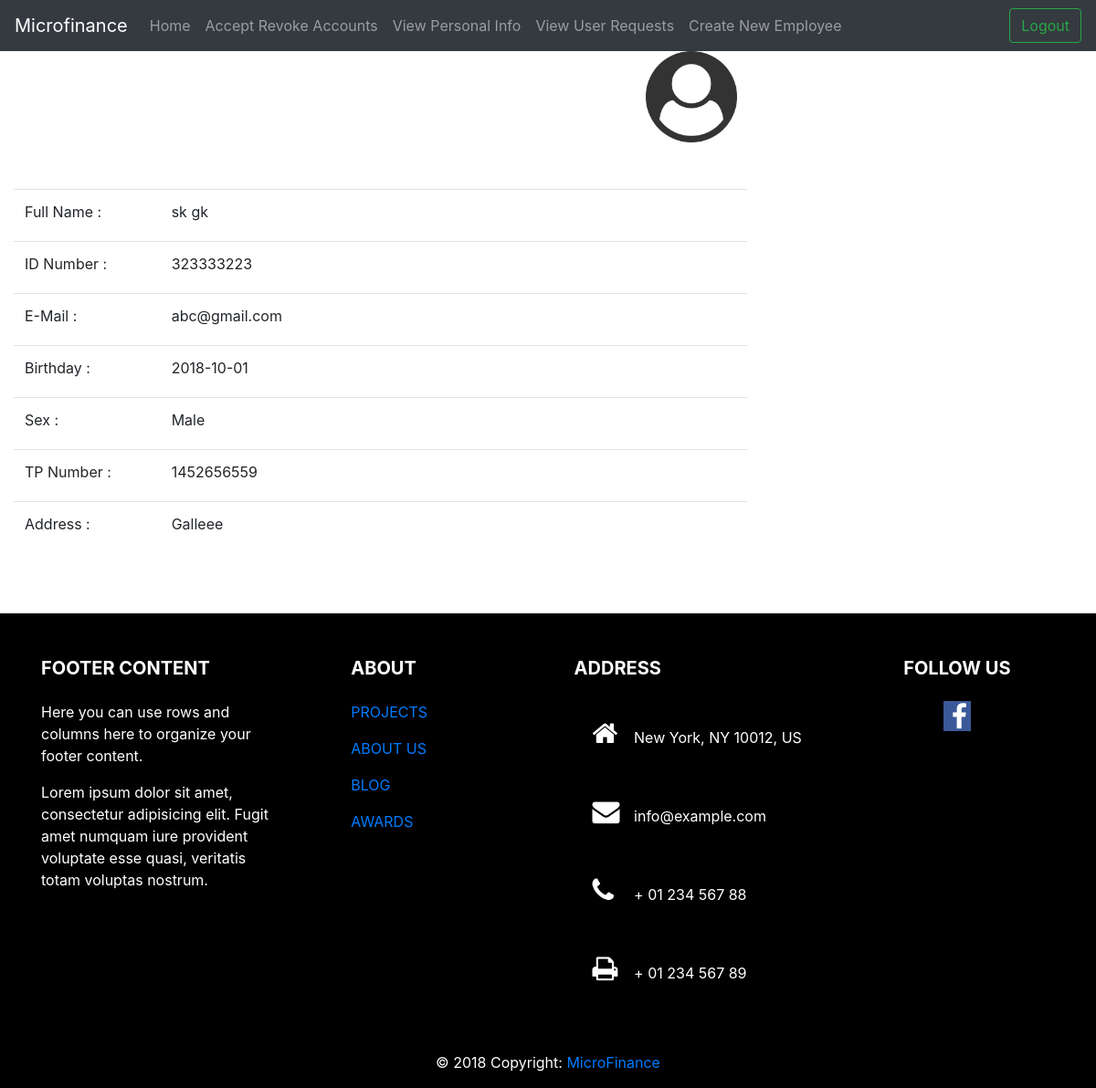
The page /Admin/viewdetails.php (signed in) on the database as committed earlier.
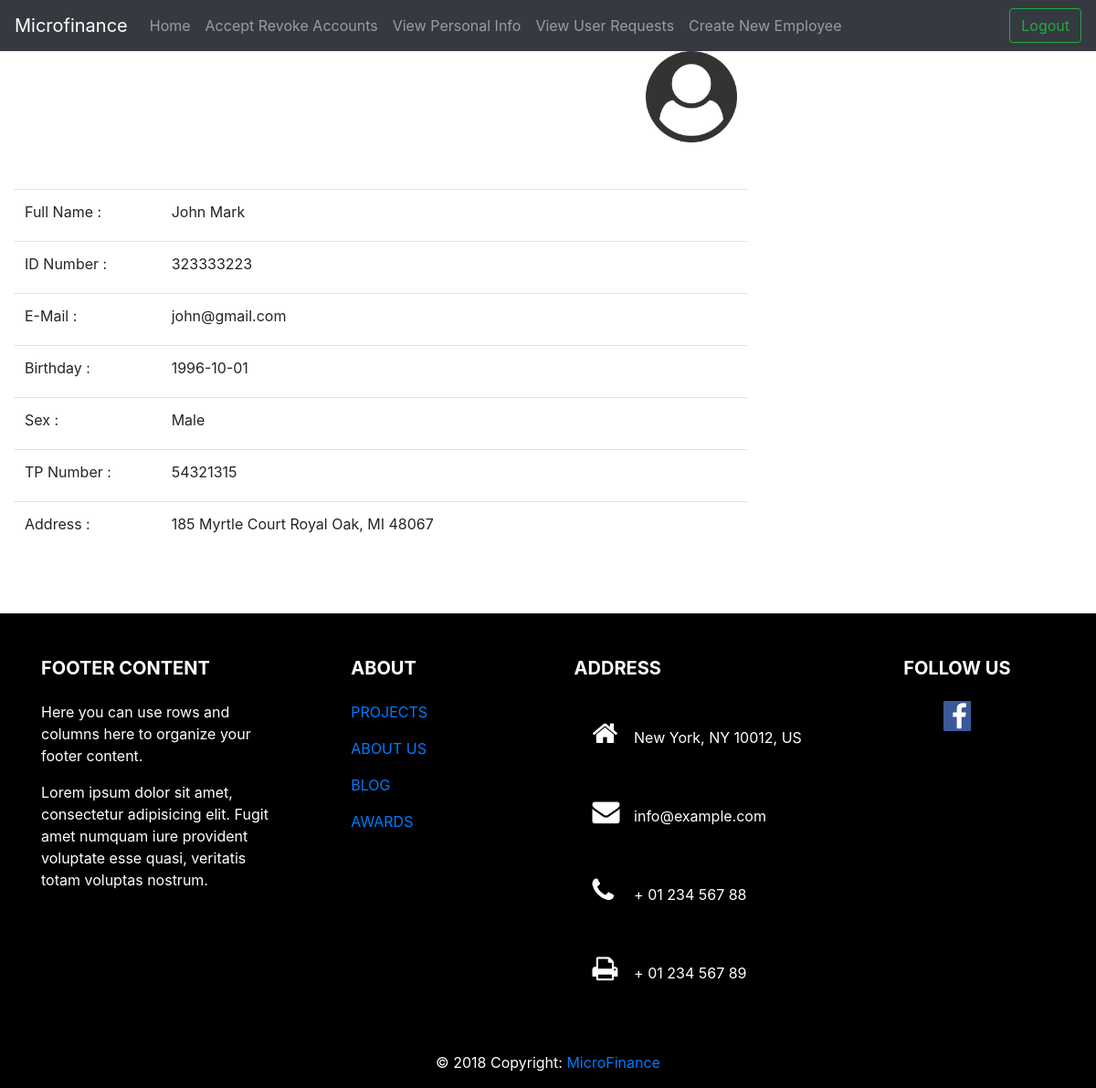
The same page on the database as committed later.
### tables this page shows
CREATE TABLE `clients` (
  `client_id` int(10) NOT NULL,
  `rep_id` int(10) DEFAULT NULL,
  `birthday` date DEFAULT NULL,
  `acc_no` int(15) DEFAULT NULL,
  `old_id` int(10) DEFAULT NULL,
  `username` varchar(15) DEFAULT NULL,
  `first_name` varchar(15) DEFAULT NULL,
  `last_name` varchar(15) DEFAULT NULL,
  `email` varchar(30) DEFAULT NULL,
  `tele_phone` int(10) DEFAULT NULL,
  `address` text,
  `gender` enum('Male','Female') DEFAULT NULL,
  `nic` varchar(11) DEFAULT NULL,
  `photo` longblob,
  `branch` varchar(20) NOT NULL,
  `marital_status` enum('Single','Married') DEFAULT NULL,
  `status` enum('pending','created','revoked') DEFAULT NULL
);

### Admin/viewdetails.php (the view, shortened to what the changed rows need)
<!doctype html>
<html lang="en">
<head>
    <link rel="stylesheet" href="https://cdnjs.cloudflare.com/ajax/libs/font-awesome/4.7.0/css/font-awesome.min.css">
<link href="../css/custom.css" rel="stylesheet">
    <link rel="stylesheet" href="https://stackpath.bootstrapcdn.com/bootstrap/4.1.3/css/bootstrap.min.css"
>
</head>
<body>
<main role="main">
    <div id="content" class="col-lg-10 col-sm-10">
        <h1 align="center"><b>Client Profile</b></h1>
        <div class=" row" align="center">
            <div class="col-lg-10" align="left">
                <?php
                $dataconnect = new DbConnect();
                $link = $dataconnect->connect();
                $query = "SELECT * FROM clients WHERE client_id = 1";
                $result = mysqli_query($link, $query);
                while ($row = mysqli_fetch_array($result)) {
                    ?>
                    <form action=../Client/editprofile.php method="POST">
                        <table style='margin-top:50px;' class="table">
                            <tr>
                                <td class="lcolumn" width="20%"><label for="full name">Full Name </label> :</td>
                                <td><?php echo '<label  name="fullname" class="add1">' . $row['first_name'] . ' ' . $row['last_name'] . '</label></br>' ?></td>
                            </tr>
                            <tr>
                                <td class="lcolumn" width="20%"><label for="id">ID Number </label> :</td>
                                <td><?php echo '<label  name="nic" class="add1">' . $row['nic'] . '</label></br>' ?></td>
                            </tr>
                            <tr>
                                <td class="lcolumn" width="20%"><label for="email">E-Mail </label> :</td>
                                <td><?php echo '<label  name="email" class="add1">' . $row['email'] . '</label></br>' ?></td>
                            </tr>
                            <tr>
                                <td class="lcolumn" width="20%"><label for="birthday">Birthday </label> :</td>
                                <td><?php echo '<label  name="birthday" class="add1">' . $row['birthday'] . '</label></br>' ?></td>
                            </tr>
                            <tr>
                                <td class="lcolumn" width="20%"><label for="gender">Sex </label> :</td>
                                <td><?php echo '<label  name="gender" class="add1">' . $row['gender'] . '</label></br>' ?></td>
                            </tr>
                            <tr>
                                <td class="lcolumn" width="20%"><label for="phone">TP Number </label> :</td>
                                <td><?php echo '<label  name="phone" class="add1">' . $row['tele_phone'] . '</label></br>' ?></td>
                            </tr>
                            <tr>
                                <td class="lcolumn" width="20%"><label for="adress">Address </label> :</td>
                                <td><?php echo '<label  name="address" class="add1">' . $row['address'] . '</label></br>' ?></td>
                            </tr>
                        </table>
                    </form>
                    <?php
                }
                ?>
            </div>
        </div>
    </div>
</main>
</body>
</html>

Rows that differ between the two databases and show on the page:
changed clients "Male": first_name "sk" → "John"; last_name "gk" → "Mark"; email "abc@gmail.com" → "john@gmail.com"; birthday "2018-10-01" → "1996-10-01"; tele_phone "1452656559" → "54321315"; address "Galleee" → "185 Myrtle Court Royal Oak, MI 48067"
